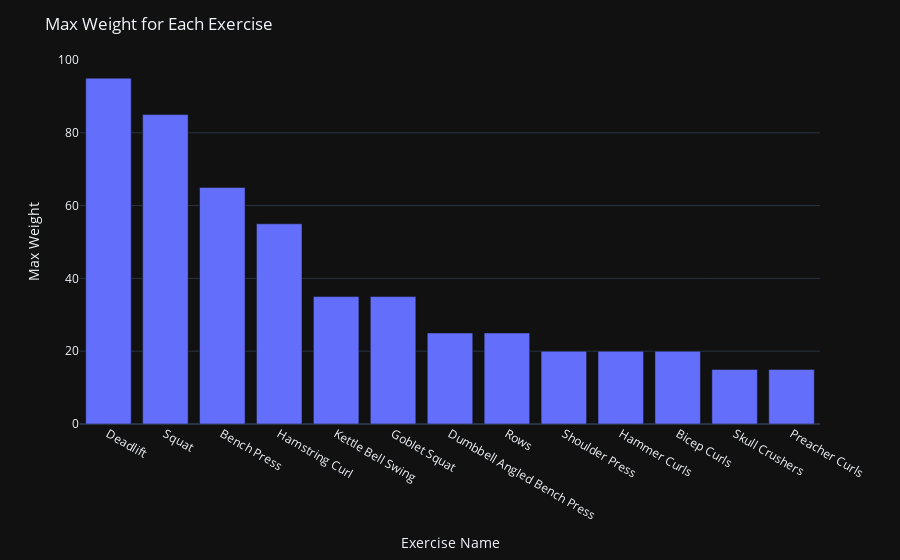

The code cell stored with this chart in its notebook:
### Code cell
max_weight_df = merged_df.groupby('exercise')['weight'].max().reset_index()
max_weight_df.sort_values(by='weight', ascending=False, inplace=True)
max_weight_df = max_weight_df.query("weight > 0 & exercise != 'Box Jumps'")

fig = px.bar(max_weight_df, x='exercise', y='weight', template="plotly_dark")
fig.update_layout(title="Max Weight for Each Exercise", xaxis_title="Exercise Name", yaxis_title="Max Weight")
fig.show()

### Figure 1 — Plotly figure (JSON) as saved in the notebook; plotly's stock layout.template omitted (floating-point values rounded to 4 significant figures)
{"data": [{"alignmentgroup": "True", "hovertemplate": "exercise=%{x}<br>weight=%{y}<extra></extra>", "legendgroup": "", "marker": {"color": "#636efa", "pattern": {"shape": ""}}, "name": "", "offsetgroup": "", "orientation": "v", "showlegend": false, "textposition": "auto", "type": "bar", "x": ["Deadlift", "Squat", "Bench Press", "Hamstring Curl", "Kettle Bell Swing", "Goblet Squat", "Dumbbell Angled Bench Press", "Rows", "Shoulder Press", "Hammer Curls", "Bicep Curls", "Skull Crushers", "Preacher Curls"], "xaxis": "x", "y": [95, 85, 65, 55, 35, 35, 25, 25, 20, 20, 20, 15, 15], "yaxis": "y"}], "layout": {"barmode": "relative", "legend": {"tracegroupgap": 0}, "margin": {"t": 60}, "title": {"text": "Max Weight for Each Exercise"}, "xaxis": {"anchor": "y", "domain": [0, 1], "title": {"text": "Exercise Name"}}, "yaxis": {"anchor": "x", "domain": [0, 1], "title": {"text": "Max Weight"}}}}
